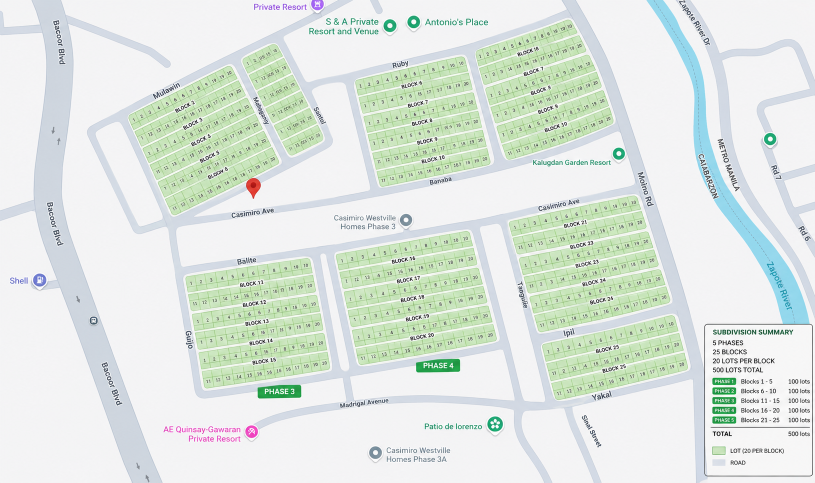
#> input picture web-app/src/assets/lotmap.png, 1630 x 965 px (shown at 1/2 size)
$ python tmp_inspect_colors.py
#> lines starting #> are read from the running program, lines starting #| are printed output that depends on the picture
from PIL import Image
import numpy as np
img = Image.open('web-app/src/assets/lotmap.png').convert('RGB')
#> img is the input picture: PIL image 1630x965 RGB; mean R, G, B 222.1, 231.1, 223.8
a = np.array(img)
print('size', img.size)
#| size (1630, 965)
r,g,b = a[:,:,0], a[:,:,1], a[:,:,2]
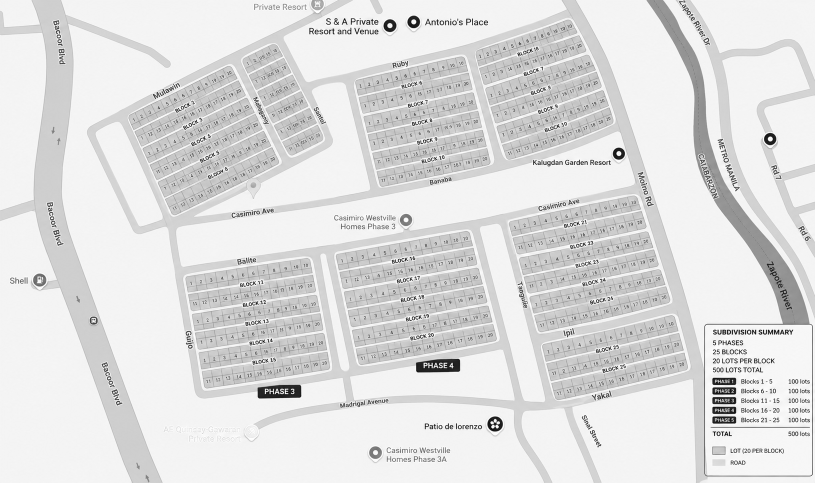
#> r: shape (965, 1630) (shown at 1/2 size); min 0, max 255, mean 222.1
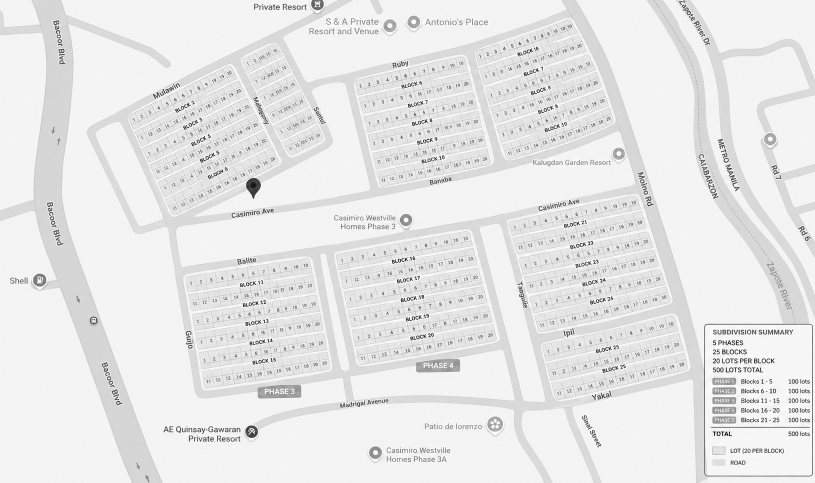
#> g: shape (965, 1630) (shown at 1/2 size); min 0, max 255, mean 231.1
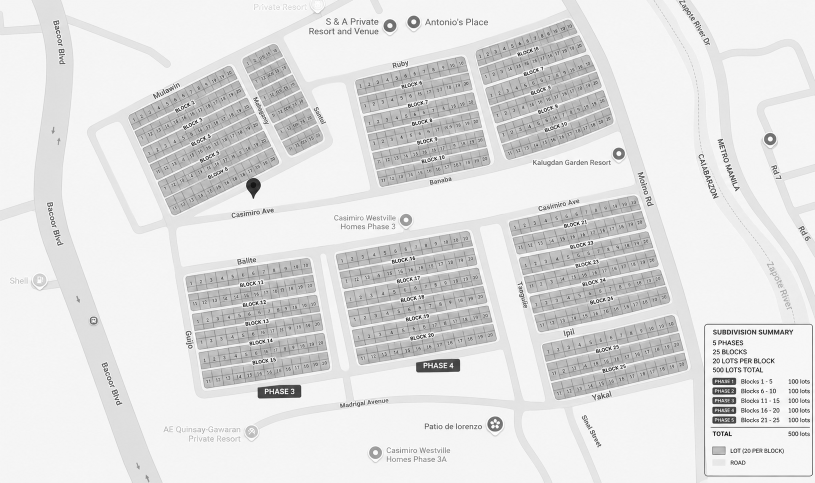
#> b: shape (965, 1630) (shown at 1/2 size); min 0, max 255, mean 223.8
print('g min/max', g.min(), g.max())
#| g min/max 0 255
print('r min/max', r.min(), r.max())
#| r min/max 0 255
print('b min/max', b.min(), b.max())
#| b min/max 0 255
for y in [50,150,250,350,450,550,650,750,850]:
    row = []
    for x in [100,250,400,550,700,850,1000,1150,1300,1450]:
        row.append(f'({x},{y})={tuple(a[y,x])}')
    print(' | '.join(row))
